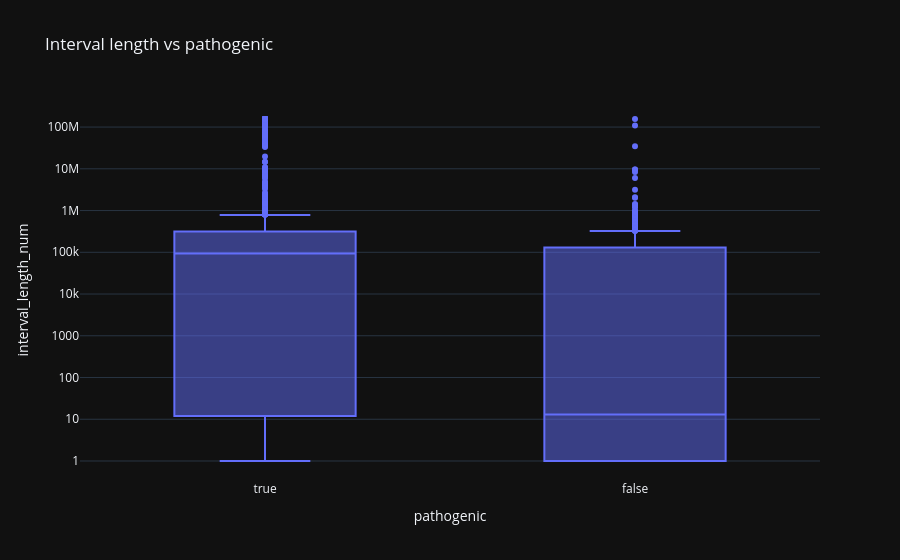

Notebook cell for this chart:
### Markdown cell above
## 5. 📊 interval_length vs pathogenic

### Code cell
tmp = d[['pathogenic', 'interval_length_num']].dropna()
fig = px.box(tmp, x='pathogenic', y='interval_length_num', points='outliers', title='Interval length vs pathogenic')
fig.update_yaxes(type='log')
fig.show()

### Figure 1 — Plotly figure (JSON) as saved in the notebook; plotly's stock layout.template omitted (floating-point values rounded to 4 significant figures; data arrays with more than 128 entries replaced by an {"elided": "..."} marker saying what was removed)
{"data": [{"alignmentgroup": "True", "boxpoints": "outliers", "hovertemplate": "pathogenic=%{x}<br>interval_length_num=%{y}<extra></extra>", "legendgroup": "", "marker": {"color": "#636efa"}, "name": "", "notched": false, "offsetgroup": "", "orientation": "v", "showlegend": false, "x": {"elided": "2517 bool values"}, "x0": " ", "xaxis": "x", "y": {"elided": "2517 float values"}, "y0": " ", "yaxis": "y", "type": "box"}], "layout": {"xaxis": {"anchor": "y", "domain": [0.0, 1.0], "title": {"text": "pathogenic"}}, "yaxis": {"anchor": "x", "domain": [0.0, 1.0], "title": {"text": "interval_length_num"}, "type": "log"}, "legend": {"tracegroupgap": 0}, "title": {"text": "Interval length vs pathogenic"}, "boxmode": "group"}}
